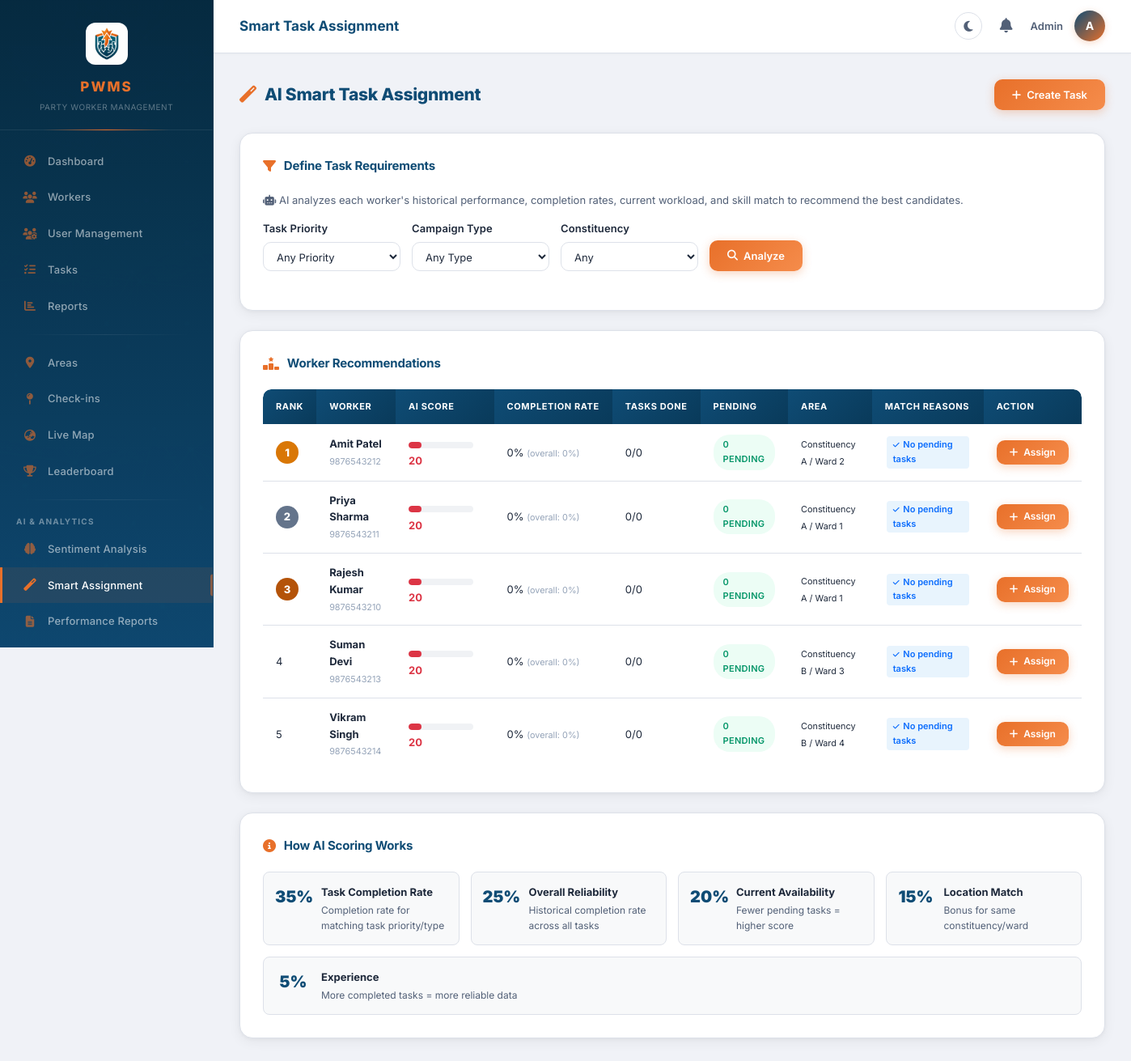
The page /admin/smart_assign.php (signed in) on the database its author committed.
### tables this page shows
CREATE TABLE IF NOT EXISTS workers (
    id INT AUTO_INCREMENT PRIMARY KEY,
    user_id INT DEFAULT NULL,
    name VARCHAR(100) NOT NULL,
    phone VARCHAR(15) NOT NULL,
    email VARCHAR(100) DEFAULT NULL,
    role VARCHAR(100) DEFAULT 'Volunteer',
    party_position VARCHAR(100) DEFAULT NULL,
    constituency VARCHAR(100) DEFAULT NULL,
    ward VARCHAR(100) DEFAULT NULL,
    booth VARCHAR(100) DEFAULT NULL,
    responsibility_type ENUM('Door-to-door', 'Social Media', 'Event Management', 'Data Collection', 'Call Outreach', 'Other') DEFAULT 'Door-to-door',
    status ENUM('Active', 'Inactive') NOT NULL DEFAULT 'Active',
    created_at TIMESTAMP DEFAULT CURRENT_TIMESTAMP,
    FOREIGN KEY (user_id) REFERENCES users(id) ON DELETE SET NULL
);

### config/analytics.php (called while the page is built, shortened)
<?php
function getWorkerRecommendations($conn, $priority = null, $campaignType = null, $constituency = null) {
    $workers = $conn->query("SELECT id, name, phone, constituency, ward, booth, responsibility_type FROM workers WHERE status = 'Active' ORDER BY name");
    $results = [];
    while ($w = $workers->fetch_assoc()) {
        $wid = $w['id'];
        $conditions = "WHERE ta.worker_id = ?";
        $bindTypes = "i";
        $bindVals = [$wid];
        $sql = "SELECT
            COUNT(*) as total_assigned,
            SUM(CASE WHEN ta.status = 'Completed' THEN 1 ELSE 0 END) as completed,
            AVG(CASE WHEN ta.completed_at IS NOT NULL THEN TIMESTAMPDIFF(HOUR, ta.updated_at, ta.completed_at) END) as avg_hours
            FROM task_assignments ta
            JOIN tasks t ON t.id = ta.task_id
            $conditions";
        $stmt = $conn->prepare($sql);
        $stmt->bind_param($bindTypes, ...$bindVals);
        $stmt->execute();
        $stats = $stmt->get_result()->fetch_assoc();
        $totalAssigned = (int)($stats['total_assigned'] ?? 0);
        $completed = (int)($stats['completed'] ?? 0);
        $completionRate = $totalAssigned > 0 ? ($completed / $totalAssigned) : 0;
        $sqlAll = "SELECT COUNT(*) as total, SUM(CASE WHEN status='Completed' THEN 1 ELSE 0 END) as done FROM task_assignments WHERE worker_id = ?";
        $stmtAll = $conn->prepare($sqlAll);
        $stmtAll->bind_param("i", $wid);
        $stmtAll->execute();
        $allStats = $stmtAll->get_result()->fetch_assoc();
        $overallRate = $allStats['total'] > 0 ? ($allStats['done'] / $allStats['total']) : 0;
        $sqlPending = "SELECT COUNT(*) as pending FROM task_assignments WHERE worker_id = ? AND status != 'Completed'";
        $stmtP = $conn->prepare($sqlPending);
        $stmtP->bind_param("i", $wid);
        $stmtP->execute();
        $pending = (int)$stmtP->get_result()->fetch_assoc()['pending'];
        $locationBonus = 0;
        $typeBonus = 0;
        $score = 0;
        $score += $completionRate * 35;
        $score += $overallRate * 25;
        $score += max(0, (1 - $pending / 10)) * 20;
        $score += $locationBonus * 100;
        $score += $typeBonus * 100;
        $results[] = [
            'worker' => $w,
            'score' => round(min(100, $score), 1),
            'completion_rate' => round($completionRate * 100, 1),
            'overall_rate' => round($overallRate * 100, 1),
            'total_assigned' => $totalAssigned,
            'completed' => $completed,
            'pending' => $pending,
            'match_reasons' => array_filter([
                $locationBonus > 0 ? 'Same constituency' : null,
                $typeBonus > 0 ? 'Matching skill type' : null,
                $completionRate >= 0.8 ? 'High completion rate' : null,
                $pending === 0 ? 'No pending tasks' : null,
            ])
        ];
    }
    usort($results, fn($a, $b) => $b['score'] <=> $a['score']);
    return $results;
}

### admin/smart_assign.php (the view, shortened to what this page needs)
<?php
require_once __DIR__ . '/../config/auth.php';
require_once __DIR__ . '/../config/analytics.php';
$priority = $_GET['priority'] ?? '';
$campaignType = $_GET['campaign_type'] ?? '';
$constituency = $_GET['constituency'] ?? '';
$recommendations = getWorkerRecommendations(
    $conn,
    $priority ?: null,
    $campaignType ?: null,
    $constituency ?: null
);
include __DIR__ . '/../includes/header.php';
include __DIR__ . '/../includes/sidebar.php';
?>
<div class="page-header">
    <h4><i class="fas fa-magic"></i> AI Smart Task Assignment</h4>
    <a href="task_add.php" class="btn btn-primary"><i class="fas fa-plus"></i> Create Task</a>
</div>
<div class="card-box">
    <h5><i class="fas fa-filter"></i> Define Task Requirements</h5>
    <p style="color:var(--text-secondary);font-size:13px;margin-bottom:14px;">
        <i class="fas fa-robot"></i> AI analyzes each worker's historical performance, completion rates, current workload, and skill match to recommend the best candidates.
    </p>
    <form method="GET" class="filter-bar">
        <div class="form-group">
            <label>Task Priority</label>
            <select name="priority" class="form-control">
                <option value="">Any Priority</option>
            </select>
        </div>
        <div class="form-group">
            <label>Campaign Type</label>
            <select name="campaign_type" class="form-control">
                <option value="">Any Type</option>
            </select>
        </div>
        <div class="form-group">
            <label>Constituency</label>
            <select name="constituency" class="form-control">
                <option value="">Any</option>
            </select>
        </div>
        <div class="form-group">
            <button type="submit" class="btn btn-primary"><i class="fas fa-search"></i> Analyze</button>
        </div>
    </form>
</div>
<div class="card-box">
    <h5><i class="fas fa-ranking-star"></i> Worker Recommendations
    </h5>
    <?php if (!empty($recommendations)): ?>
    <div class="table-responsive">
        <table class="data-table">
            <thead>
                <tr>
                    <th>Rank</th>
                    <th>Worker</th>
                    <th>AI Score</th>
                    <th>Completion Rate</th>
                    <th>Tasks Done</th>
                    <th>Pending</th>
                    <th>Area</th>
                    <th>Match Reasons</th>
                    <th>Action</th>
                </tr>
            </thead>
            <tbody>
                <?php $rank = 1; foreach ($recommendations as $rec):
                    $w = $rec['worker'];
                    $scoreColor = $rec['score'] >= 60 ? '#198754' : ($rec['score'] >= 30 ? '#e67e22' : '#dc3545');
                ?>
                <tr>
                    <td>
                        <?php if ($rank <= 3): ?>
                            <span class="rank-badge rank-<?php echo $rank; ?>"><?php echo $rank; ?></span>
                        <?php else: ?>
                            <?php echo $rank; ?>
                        <?php endif; ?>
                    </td>
                    <td>
                        <strong><?php echo htmlspecialchars($w['name']); ?></strong>
                        <br><small style="color:var(--text-muted);"><?php echo htmlspecialchars($w['phone']); ?></small>
                    </td>
                    <td>
                        <div class="score-bar-wrap">
                            <div class="score-bar" style="width:<?php echo $rec['score']; ?>%;background:<?php echo $scoreColor; ?>;"></div>
                        </div>
                        <span style="font-weight:700;color:<?php echo $scoreColor; ?>;"><?php echo $rec['score']; ?></span>
                    </td>
                    <td>
                        <?php echo $rec['completion_rate']; ?>%
                        <small style="color:var(--text-muted);">(overall: <?php echo $rec['overall_rate']; ?>%)</small>
                    </td>
                    <td><?php echo $rec['completed']; ?>/<?php echo $rec['total_assigned']; ?></td>
                    <td>
                        <span class="badge <?php echo $rec['pending'] === 0 ? 'badge-active' : ($rec['pending'] <= 3 ? 'badge-pending' : 'badge-inactive'); ?>">
                            <?php echo $rec['pending']; ?> pending
                        </span>
                    </td>
                    <td>
                        <small><?php echo htmlspecialchars($w['constituency'] . ' / ' . $w['ward']); ?></small>
                    </td>
                    <td>
                        <?php if (!empty($rec['match_reasons'])): ?>
                            <?php foreach ($rec['match_reasons'] as $reason): ?>
                            <span class="ai-tag"><i class="fas fa-check"></i> <?php echo $reason; ?></span>
                            <?php endforeach; ?>
                        <?php else: ?>
                            <span style="color:var(--text-muted);font-size:12px;">—</span>
                        <?php endif; ?>
                    </td>
                    <td>
                        <a href="task_add.php" class="btn btn-sm btn-primary" title="Create task for this worker">
                            <i class="fas fa-plus"></i> Assign
                        </a>
                    </td>
                </tr>
                <?php $rank++; endforeach; ?>
            </tbody>
        </table>
    </div>
    <?php else: ?>
        <div class="empty-state"><i class="fas fa-users"></i>No active workers found.</div>
    <?php endif; ?>
</div>
<div class="card-box">
    <h5><i class="fas fa-info-circle"></i> How AI Scoring Works</h5>
    <div class="ai-explainer">
        <div class="ai-factor">
            <div class="ai-factor-weight">35%</div>
            <div>
                <strong>Task Completion Rate</strong>
                <p>Completion rate for matching task priority/type</p>
            </div>
        </div>
        <div class="ai-factor">
            <div class="ai-factor-weight">25%</div>
            <div>
                <strong>Overall Reliability</strong>
                <p>Historical completion rate across all tasks</p>
            </div>
        </div>
        <div class="ai-factor">
            <div class="ai-factor-weight">20%</div>
            <div>
                <strong>Current Availability</strong>
                <p>Fewer pending tasks = higher score</p>
            </div>
        </div>
        <div class="ai-factor">
            <div class="ai-factor-weight">15%</div>
            <div>
                <strong>Location Match</strong>
                <p>Bonus for same constituency/ward</p>
            </div>
        </div>
        <div class="ai-factor">
            <div class="ai-factor-weight">5%</div>
            <div>
                <strong>Experience</strong>
                <p>More completed tasks = more reliable data</p>
            </div>
        </div>
    </div>
</div>
<?php include __DIR__ . '/../includes/footer.php'; ?>

### rows shown on the page
workers: name "Amit Patel", phone "9876543212", constituency+ward "Constituency A / Ward 2"
workers: name "Priya Sharma", phone "9876543211", constituency+ward "Constituency A / Ward 1"
workers: name "Rajesh Kumar", phone "9876543210", constituency+ward "Constituency A / Ward 1"
workers: name "Suman Devi", phone "9876543213", constituency+ward "Constituency B / Ward 3"
workers: name "Vikram Singh", phone "9876543214", constituency+ward "Constituency B / Ward 4"

### other values the page prints
$pageTitle "Smart Task Assignment"
$_SESSION['user_name'] "Admin"
substr($_SESSION['user_name'] ?? 'U', 0, 1) "A"
$rec['score'] "20"
$rec['completion_rate'] "0"
$rec['overall_rate'] "0"
$rec['completed'] "0"
$rec['total_assigned'] "0"
$rec['pending'] "0"
$reason "No pending tasks"
